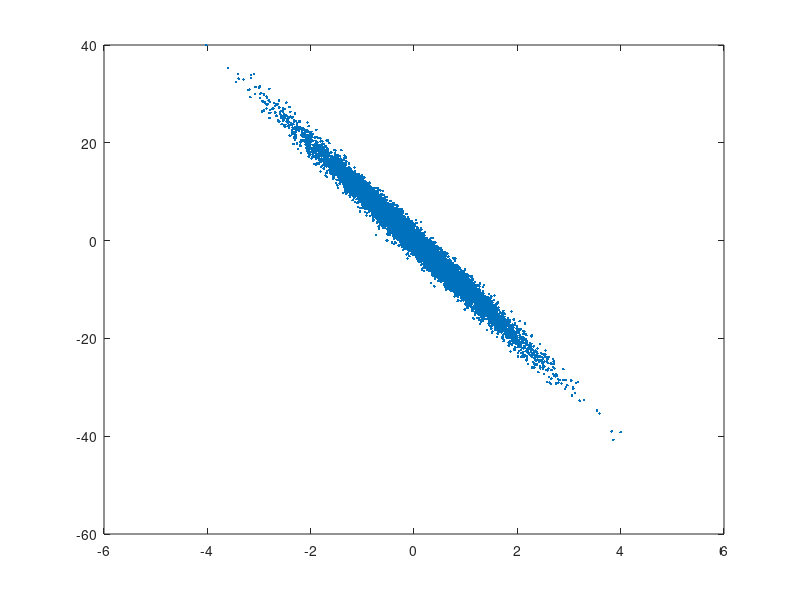

The MATLAB source for this figure:
mu=[0,0];
Sigma=[1 -9.9; -9.9 100];
Nsamp=10000;
R=chol(Sigma);
dat = repmat(mu,Nsamp,1)+randn(Nsamp,2)*R;
plot(dat(:,1),dat(:,2),'.')
